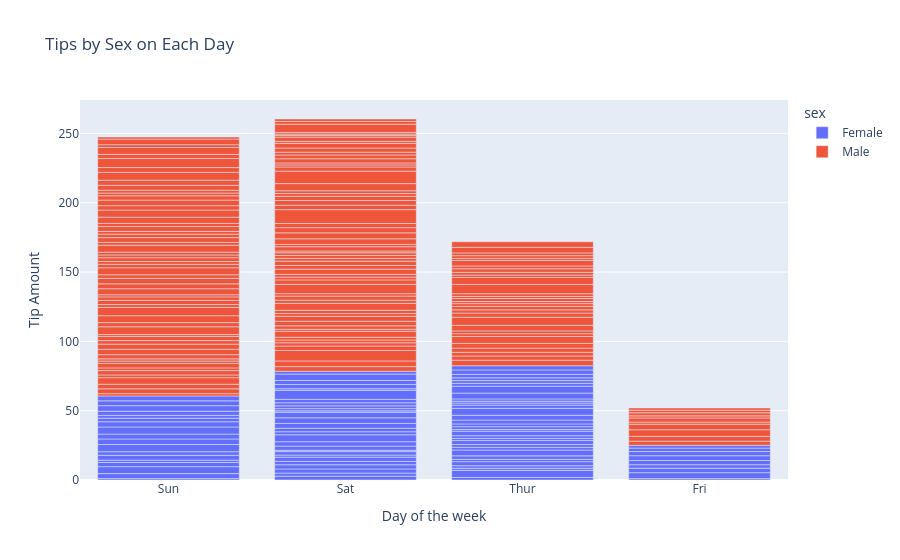

The notebook cell this image was saved under:
### Code cell
# Stacked bar
df_tips = px.data.tips()
px.bar(df_tips, x = 'day', y = 'tip', color = 'sex', title = 'Tips by Sex on Each Day', labels = {'tip': 'Tip Amount', 'day': "Day of the week"})

### Figure 1 — Plotly figure (JSON) as saved in the notebook; plotly's stock layout.template omitted (floating-point values rounded to 4 significant figures; data arrays with more than 128 entries replaced by an {"elided": "..."} marker saying what was removed)
{"data": [{"hovertemplate": "sex=Female<br>Day of the week=%{x}<br>Tip Amount=%{y}<extra></extra>", "legendgroup": "Female", "marker": {"color": "#636efa", "pattern": {"shape": ""}}, "name": "Female", "orientation": "v", "showlegend": true, "textposition": "auto", "type": "bar", "x": ["Sun", "Sun", "Sun", "Sun", "Sun", "Sun", "Sat", "Sat", "Sat", "Sat", "Sat", "Sat", "Sun", "Sun", "Sat", "Sat", "Sat", "Sat", "Sat", "Sat", "Sat", "Thur", "Thur", "Fri", "Fri", "Fri", "Fri", "Fri", "Sat", "Sat", "Sat", "Sat", "Sat", "Sun", "Sun", "Thur", "Thur", "Thur", "Thur", "Thur", "Thur", "Thur", "Thur", "Thur", "Thur", "Thur", "Thur", "Thur", "Thur", "Thur", "Thur", "Thur", "Thur", "Thur", "Thur", "Thur", "Thur", "Sun", "Sun", "Sun", "Sun", "Sun", "Sat", "Sat", "Sun", "Sun", "Sun", "Thur", "Thur", "Thur", "Thur", "Thur", "Thur", "Thur", "Sat", "Sat", "Sat", "Sat", "Sat", "Fri", "Fri", "Fri", "Fri", "Sat", "Sat", "Sat", "Thur"], "xaxis": "x", "y": [1.01, 3.61, 5.0, 3.02, 1.67, 3.5, 2.75, 2.23, 3.0, 3.0, 2.45, 3.07, 2.6, 5.2, 1.5, 2.47, 1.0, 3.0, 3.14, 5.0, 2.2, 1.83, 5.17, 1.0, 4.3, 3.25, 2.5, 3.0, 2.5, 3.48, 4.08, 4.0, 1.0, 4.0, 3.5, 1.5, 1.8, 2.92, 1.68, 2.52, 4.2, 2.0, 2.0, 2.83, 1.5, 2.0, 3.25, 1.25, 2.0, 2.0, 2.75, 3.5, 5.0, 2.3, 1.5, 1.36, 1.63, 5.14, 3.75, 2.61, 2.0, 3.0, 1.61, 2.0, 4.0, 3.5, 3.5, 4.19, 5.0, 2.0, 2.01, 2.0, 2.5, 3.23, 2.23, 2.5, 6.5, 1.1, 3.09, 3.48, 3.0, 2.5, 2.0, 2.88, 4.67, 2.0, 3.0], "yaxis": "y"}, {"hovertemplate": "sex=Male<br>Day of the week=%{x}<br>Tip Amount=%{y}<extra></extra>", "legendgroup": "Male", "marker": {"color": "#EF553B", "pattern": {"shape": ""}}, "name": "Male", "orientation": "v", "showlegend": true, "textposition": "auto", "type": "bar", "x": {"elided": "157 str values"}, "xaxis": "x", "y": {"elided": "157 float values"}, "yaxis": "y"}], "layout": {"barmode": "relative", "legend": {"title": {"text": "sex"}, "tracegroupgap": 0}, "title": {"text": "Tips by Sex on Each Day"}, "xaxis": {"anchor": "y", "domain": [0, 1], "title": {"text": "Day of the week"}}, "yaxis": {"anchor": "x", "domain": [0, 1], "title": {"text": "Tip Amount"}}}}
